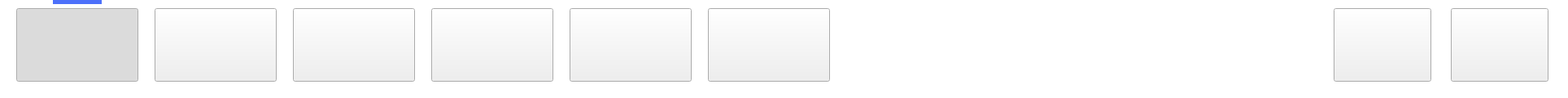
     <widget class="QFrame" name="frame_NaviPanel">
      <property name="maximumSize">
       <size>
        <width>16777215</width>
        <height>120</height>
       </size>
      </property>
      <property name="styleSheet">
       <string notr="true">QFrame{
    background-color:#FFFFFF;
    border:none;
}</string>
      </property>
      <property name="frameShape">
       <enum>QFrame::StyledPanel</enum>
      </property>
      <property name="frameShadow">
       <enum>QFrame::Raised</enum>
      </property>
      <layout class="QHBoxLayout" name="horizontalLayout_5">
       <property name="spacing">
        <number>20</number>
       </property>
       <property name="leftMargin">
        <number>20</number>
       </property>
       <property name="topMargin">
        <number>0</number>
       </property>
       <property name="rightMargin">
        <number>20</number>
       </property>
       <property name="bottomMargin">
        <number>10</number>
       </property>
       <item>
        <layout class="QVBoxLayout" name="verticalLayout_3">
         <property name="spacing">
          <number>5</number>
         </property>
         <item>
          <layout class="QHBoxLayout" name="horizontalLayout_2">
           <property name="spacing">
            <number>0</number>
           </property>
           <item>
            <widget class="QPushButton" name="pushButton_4">
             <property name="maximumSize">
              <size>
               <width>16777215</width>
               <height>5</height>
              </size>
             </property>
             <property name="styleSheet">
              <string notr="true">QPushButton{
 border:none;
background-color:#FFFFFF;
}</string>
             </property>
             <property name="text">
              <string/>
             </property>
            </widget>
           </item>
           <item>
            <widget class="QPushButton" name="btn_Jobs_Dec">
             <property name="minimumSize">
              <size>
               <width>60</width>
               <height>5</height>
              </size>
             </property>
             <property name="maximumSize">
              <size>
               <width>60</width>
               <height>5</height>
              </size>
             </property>
             <property name="styleSheet">
              <string notr="true">QPushButton{
	border:none;
	background-color:#FFFFFF;
}

QPushButton:checked{
	background-color:#4C70FA;
}</string>
             </property>
             <property name="text">
              <string/>
             </property>
             <property name="checkable">
              <bool>true</bool>
             </property>
             <property name="checked">
              <bool>true</bool>
             </property>
            </widget>
           </item>
           <item>
            <widget class="QPushButton" name="pushButton_5">
             <property name="maximumSize">
              <size>
               <width>16777215</width>
               <height>5</height>
              </size>
             </property>
             <property name="styleSheet">
              <string notr="true">QPushButton{
 border:none;
background-color:#FFFFFF;
}</string>
             </property>
             <property name="text">
              <string/>
             </property>
            </widget>
           </item>
          </layout>
         </item>
         <item>
          <widget class="ISTAR::Framework::NaviButton" name="btn_Jobs">
           <property name="enabled">
            <bool>true</bool>
           </property>
           <property name="minimumSize">
            <size>
             <width>150</width>
             <height>90</height>
            </size>
           </property>
           <property name="maximumSize">
            <size>
             <width>150</width>
             <height>90</height>
            </size>
           </property>
           <property name="text">
            <string/>
           </property>
           <property name="checkable">
            <bool>true</bool>
           </property>
           <property name="checked">
            <bool>true</bool>
           </property>
           <attribute name="buttonGroup">
            <string notr="true">buttonGroup</string>
           </attribute>
          </widget>
         </item>
         <item>
          <spacer name="verticalSpacer_2">
           <property name="orientation">
            <enum>Qt::Vertical</enum>
           </property>
           <property name="sizeHint" stdset="0">
            <size>
             <width>71</width>
             <height>13</height>
            </size>
           </property>
          </spacer>
         </item>
        </layout>
       </item>
       <item>
        <layout class="QVBoxLayout" name="verticalLayout_6">
         <property name="spacing">
          <number>5</number>
         </property>
         <item>
          <layout class="QHBoxLayout" name="horizontalLayout_6">
           <property name="spacing">
            <number>0</number>
           </property>
           <item>
            <widget class="QPushButton" name="pushButton_10">
             <property name="maximumSize">
              <size>
               <width>16777215</width>
               <height>5</height>
              </size>
             </property>
             <property name="styleSheet">
              <string notr="true">QPushButton{
 border:none;
background-color:#FFFFFF;
}</string>
             </property>
             <property name="text">
              <string/>
             </property>
            </widget>
           </item>
           <item>
            <widget class="QPushButton" name="btn_System_Dec">
             <property name="minimumSize">
              <size>
               <width>60</width>
               <height>5</height>
              </size>
             </property>
             <property name="maximumSize">
              <size>
               <width>60</width>
               <height>5</height>
              </size>
             </property>
             <property name="styleSheet">
              <string notr="true">QPushButton{
	border:none;
	background-color:#FFFFFF;
}

QPushButton:checked{
	background-color:#4C70FA;
}</string>
             </property>
             <property name="text">
              <string/>
             </property>
             <property name="checkable">
              <bool>true</bool>
             </property>
            </widget>
           </item>
           <item>
            <widget class="QPushButton" name="pushButton_11">
             <property name="maximumSize">
              <size>
               <width>16777215</width>
               <height>5</height>
              </size>
             </property>
             <property name="styleSheet">
              <string notr="true">QPushButton{
 border:none;
background-color:#FFFFFF;
}</string>
             </property>
             <property name="text">
              <string/>
             </property>
            </widget>
           </item>
          </layout>
         </item>
         <item>
          <widget class="ISTAR::Framework::NaviButton" name="btn_System">
           <property name="enabled">
            <bool>true</bool>
           </property>
           <property name="minimumSize">
            <size>
             <width>150</width>
             <height>90</height>
            </size>
           </property>
           <property name="maximumSize">
            <size>
             <width>150</width>
             <height>90</height>
            </size>
           </property>
           <property name="text">
            <string/>
           </property>
           <property name="checkable">
            <bool>true</bool>
           </property>
           <attribute name="buttonGroup">
            <string notr="true">buttonGroup</string>
           </attribute>
          </widget>
         </item>
         <item>
          <spacer name="verticalSpacer_5">
           <property name="orientation">
            <enum>Qt::Vertical</enum>
           </property>
           <property name="sizeHint" stdset="0">
            <size>
             <width>71</width>
             <height>13</height>
            </size>
           </property>
          </spacer>
         </item>
        </layout>
       </item>
       <item>
        <layout class="QVBoxLayout" name="verticalLayout_4">
         <property name="spacing">
          <number>5</number>
         </property>
         <item>
          <layout class="QHBoxLayout" name="horizontalLayout_3">
           <property name="spacing">
            <number>0</number>
           </property>
           <item>
            <widget class="QPushButton" name="pushButton_6">
             <property name="maximumSize">
              <size>
               <width>16777215</width>
               <height>5</height>
              </size>
             </property>
             <property name="styleSheet">
              <string notr="true">QPushButton{
 border:none;
background-color:#FFFFFF;
}</string>
             </property>
             <property name="text">
              <string/>
             </property>
            </widget>
           </item>
           <item>
            <widget class="QPushButton" name="btn_Recipes_Dec">
             <property name="minimumSize">
              <size>
               <width>60</width>
               <height>5</height>
              </size>
             </property>
             <property name="maximumSize">
              <size>
               <width>60</width>
               <height>5</height>
              </size>
             </property>
             <property name="styleSheet">
              <string notr="true">QPushButton{
	border:none;
	background-color:#FFFFFF;
}

QPushButton:checked{
	background-color:#4C70FA;
}</string>
             </property>
             <property name="text">
              <string/>
             </property>
             <property name="checkable">
              <bool>true</bool>
             </property>
            </widget>
           </item>
           <item>
            <widget class="QPushButton" name="pushButton_7">
             <property name="maximumSize">
              <size>
               <width>16777215</width>
               <height>5</height>
              </size>
             </property>
             <property name="styleSheet">
              <string notr="true">QPushButton{
 border:none;
background-color:#FFFFFF;
}</string>
             </property>
             <property name="text">
              <string/>
             </property>
            </widget>
           </item>
          </layout>
         </item>
         <item>
          <widget class="ISTAR::Framework::NaviButton" name="btn_Recipes">
           <property name="enabled">
            <bool>true</bool>
           </property>
           <property name="minimumSize">
            <size>
             <width>150</width>
             <height>90</height>
            </size>
           </property>
           <property name="maximumSize">
            <size>
             <width>150</width>
             <height>90</height>
            </size>
           </property>
           <property name="text">
            <string/>
           </property>
           <property name="checkable">
            <bool>true</bool>
           </property>
           <attribute name="buttonGroup">
            <string notr="true">buttonGroup</string>
           </attribute>
          </widget>
         </item>
         <item>
          <spacer name="verticalSpacer_3">
           <property name="orientation">
            <enum>Qt::Vertical</enum>
           </property>
           <property name="sizeHint" stdset="0">
            <size>
             <width>71</width>
             <height>13</height>
            </size>
           </property>
          </spacer>
         </item>
        </layout>
       </item>
       <item>
        <layout class="QVBoxLayout" name="verticalLayout_9">
         <property name="spacing">
          <number>5</number>
         </property>
         <item>
          <layout class="QHBoxLayout" name="horizontalLayout_9">
           <property name="spacing">
            <number>0</number>
           </property>
           <item>
            <widget class="QPushButton" name="pushButton_16">
             <property name="maximumSize">
              <size>
               <width>16777215</width>
               <height>5</height>
              </size>
             </property>
             <property name="styleSheet">
              <string notr="true">QPushButton{
 border:none;
background-color:#FFFFFF;
}</string>
             </property>
             <property name="text">
              <string/>
             </property>
            </widget>
           </item>
           <item>
            <widget class="QPushButton" name="btn_DataLog_Dec">
             <property name="minimumSize">
              <size>
               <width>60</width>
               <height>5</height>
              </size>
             </property>
             <property name="maximumSize">
              <size>
               <width>60</width>
               <height>5</height>
              </size>
             </property>
             <property name="styleSheet">
              <string notr="true">QPushButton{
	border:none;
	background-color:#FFFFFF;
}

QPushButton:checked{
	background-color:#4C70FA;
}</string>
             </property>
             <property name="text">
              <string/>
             </property>
             <property name="checkable">
              <bool>true</bool>
             </property>
            </widget>
           </item>
           <item>
            <widget class="QPushButton" name="pushButton_17">
             <property name="maximumSize">
              <size>
               <width>16777215</width>
               <height>5</height>
              </size>
             </property>
             <property name="styleSheet">
              <string notr="true">QPushButton{
 border:none;
background-color:#FFFFFF;
}</string>
             </property>
             <property name="text">
              <string/>
             </property>
            </widget>
           </item>
          </layout>
         </item>
         <item>
          <widget class="ISTAR::Framework::NaviButton" name="btn_DataLog">
           <property name="enabled">
            <bool>true</bool>
           </property>
           <property name="minimumSize">
            <size>
             <width>150</width>
             <height>90</height>
            </size>
           </property>
           <property name="maximumSize">
            <size>
             <width>150</width>
             <height>90</height>
            </size>
           </property>
           <property name="text">
            <string/>
           </property>
           <property name="checkable">
            <bool>true</bool>
           </property>
           <attribute name="buttonGroup">
            <string notr="true">buttonGroup</string>
           </attribute>
          </widget>
         </item>
         <item>
          <spacer name="verticalSpacer_8">
           <property name="orientation">
            <enum>Qt::Vertical</enum>
           </property>
           <property name="sizeHint" stdset="0">
            <size>
             <width>71</width>
             <height>13</height>
            </size>
           </property>
          </spacer>
         </item>
        </layout>
       </item>
       <item>
        <layout class="QVBoxLayout" name="verticalLayout_8">
         <property name="spacing">
          <number>5</number>
         </property>
         <item>
          <layout class="QHBoxLayout" name="horizontalLayout_8">
           <property name="spacing">
            <number>0</number>
           </property>
           <item>
            <widget class="QPushButton" name="pushButton_14">
             <property name="maximumSize">
              <size>
               <width>16777215</width>
               <height>5</height>
              </size>
             </property>
             <property name="styleSheet">
              <string notr="true">QPushButton{
 border:none;
background-color:#FFFFFF;
}</string>
             </property>
             <property name="text">
              <string/>
             </property>
            </widget>
           </item>
           <item>
            <widget class="QPushButton" name="btn_Setup_Dec">
             <property name="minimumSize">
              <size>
               <width>60</width>
               <height>5</height>
              </size>
             </property>
             <property name="maximumSize">
              <size>
               <width>60</width>
               <height>5</height>
              </size>
             </property>
             <property name="styleSheet">
              <string notr="true">QPushButton{
	border:none;
	background-color:#FFFFFF;
}

QPushButton:checked{
	background-color:#4C70FA;
}</string>
             </property>
             <property name="text">
              <string/>
             </property>
             <property name="checkable">
              <bool>true</bool>
             </property>
            </widget>
           </item>
           <item>
            <widget class="QPushButton" name="pushButton_15">
             <property name="maximumSize">
              <size>
               <width>16777215</width>
               <height>5</height>
              </size>
             </property>
             <property name="styleSheet">
              <string notr="true">QPushButton{
 border:none;
background-color:#FFFFFF;
}</string>
             </property>
             <property name="text">
              <string/>
             </property>
            </widget>
           </item>
          </layout>
         </item>
         <item>
          <widget class="ISTAR::Framework::NaviButton" name="btn_Setup">
           <property name="enabled">
            <bool>true</bool>
           </property>
           <property name="minimumSize">
            <size>
             <width>150</width>
             <height>90</height>
            </size>
           </property>
           <property name="maximumSize">
            <size>
             <width>150</width>
             <height>90</height>
            </size>
           </property>
           <property name="text">
            <string/>
           </property>
           <property name="checkable">
            <bool>true</bool>
           </property>
           <attribute name="buttonGroup">
            <string notr="true">buttonGroup</string>
           </attribute>
          </widget>
         </item>
         <item>
          <spacer name="verticalSpacer_7">
           <property name="orientation">
            <enum>Qt::Vertical</enum>
           </property>
           <property name="sizeHint" stdset="0">
            <size>
             <width>71</width>
             <height>13</height>
            </size>
           </property>
          </spacer>
         </item>
        </layout>
       </item>
       <item>
        <layout class="QVBoxLayout" name="verticalLayout_7">
         <property name="spacing">
          <number>5</number>
         </property>
         <item>
          <layout class="QHBoxLayout" name="horizontalLayout_7">
           <property name="spacing">
            <number>0</number>
           </property>
           <item>
            <widget class="QPushButton" name="pushButton_12">
             <property name="maximumSize">
              <size>
               <width>16777215</width>
               <height>5</height>
              </size>
             </property>
             <property name="styleSheet">
              <string notr="true">QPushButton{
 border:none;
background-color:#FFFFFF;
}</string>
             </property>
             <property name="text">
              <string/>
             </property>
            </widget>
           </item>
           <item>
            <widget class="QPushButton" name="btn_Metrology_Dec">
             <property name="minimumSize">
              <size>
               <width>60</width>
               <height>5</height>
              </size>
             </property>
             <property name="maximumSize">
              <size>
               <width>60</width>
               <height>5</height>
              </size>
             </property>
             <property name="styleSheet">
              <string notr="true">QPushButton{
	border:none;
	background-color:#FFFFFF;
}

QPushButton:checked{
	background-color:#4C70FA;
}</string>
             </property>
             <property name="text">
              <string/>
             </property>
             <property name="checkable">
              <bool>true</bool>
             </property>
            </widget>
           </item>
           <item>
            <widget class="QPushButton" name="pushButton_13">
             <property name="maximumSize">
              <size>
               <width>16777215</width>
               <height>5</height>
              </size>
             </property>
             <property name="styleSheet">
              <string notr="true">QPushButton{
 border:none;
background-color:#FFFFFF;
}</string>
             </property>
             <property name="text">
              <string/>
             </property>
            </widget>
           </item>
          </layout>
         </item>
         <item>
          <widget class="ISTAR::Framework::NaviButton" name="btn_Metrology">
           <property name="enabled">
            <bool>true</bool>
           </property>
           <property name="minimumSize">
            <size>
             <width>150</width>
             <height>90</height>
            </size>
           </property>
           <property name="maximumSize">
            <size>
             <width>150</width>
             <height>90</height>
            </size>
           </property>
           <property name="text">
            <string/>
           </property>
           <property name="checkable">
            <bool>true</bool>
           </property>
           <attribute name="buttonGroup">
            <string notr="true">buttonGroup</string>
           </attribute>
          </widget>
         </item>
         <item>
          <spacer name="verticalSpacer_6">
           <property name="orientation">
            <enum>Qt::Vertical</enum>
           </property>
           <property name="sizeHint" stdset="0">
            <size>
             <width>71</width>
             <height>13</height>
            </size>
           </property>
          </spacer>
         </item>
        </layout>
       </item>
       <item>
        <spacer name="horizontalSpacer">
         <property name="orientation">
          <enum>Qt::Horizontal</enum>
         </property>
         <property name="sizeHint" stdset="0">
          <size>
           <width>599</width>
           <height>20</height>
          </size>
         </property>
        </spacer>
       </item>
       <item>
        <layout class="QVBoxLayout" name="verticalLayout_11">
         <property name="spacing">
          <number>5</number>
         </property>
         <item>
          <layout class="QHBoxLayout" name="horizontalLayout_11">
           <property name="spacing">
            <number>0</number>
           </property>
           <item>
            <widget class="QPushButton" name="pushButton_20">
             <property name="maximumSize">
              <size>
               <width>16777215</width>
               <height>5</height>
              </size>
             </property>
             <property name="styleSheet">
              <string notr="true">QPushButton{
 border:none;
background-color:#FFFFFF;
}</string>
             </property>
             <property name="text">
              <string/>
             </property>
            </widget>
           </item>
           <item>
            <widget class="QPushButton" name="btn_Alarms_Dec">
             <property name="minimumSize">
              <size>
               <width>60</width>
               <height>5</height>
              </size>
             </property>
             <property name="maximumSize">
              <size>
               <width>60</width>
               <height>5</height>
              </size>
             </property>
             <property name="styleSheet">
              <string notr="true">QPushButton{
	border:none;
	background-color:#FFFFFF;
}

QPushButton:checked{
	background-color:#4C70FA;
}</string>
             </property>
             <property name="text">
              <string/>
             </property>
             <property name="checkable">
              <bool>true</bool>
             </property>
            </widget>
           </item>
           <item>
            <widget class="QPushButton" name="pushButton_21">
             <property name="maximumSize">
              <size>
               <width>16777215</width>
               <height>5</height>
              </size>
             </property>
             <property name="styleSheet">
              <string notr="true">QPushButton{
 border:none;
background-color:#FFFFFF;
}</string>
             </property>
             <property name="text">
              <string/>
             </property>
            </widget>
           </item>
          </layout>
         </item>
         <item>
          <widget class="ISTAR::Framework::NaviButton" name="btn_Alarms">
           <property name="enabled">
            <bool>true</bool>
           </property>
           <property name="minimumSize">
            <size>
             <width>120</width>
             <height>90</height>
            </size>
           </property>
           <property name="maximumSize">
            <size>
             <width>120</width>
             <height>90</height>
            </size>
           </property>
           <property name="text">
            <string/>
           </property>
           <property name="checkable">
            <bool>true</bool>
           </property>
           <attribute name="buttonGroup">
            <string notr="true">buttonGroup</string>
           </attribute>
          </widget>
         </item>
         <item>
          <spacer name="verticalSpacer_10">
           <property name="orientation">
            <enum>Qt::Vertical</enum>
           </property>
           <property name="sizeHint" stdset="0">
            <size>
             <width>71</width>
             <height>13</height>
            </size>
           </property>
          </spacer>
         </item>
        </layout>
       </item>
       <item>
        <layout class="QVBoxLayout" name="verticalLayout_10">
         <property name="spacing">
          <number>5</number>
         </property>
         <item>
          <layout class="QHBoxLayout" name="horizontalLayout_10">
           <property name="spacing">
            <number>0</number>
           </property>
           <item>
            <widget class="QPushButton" name="pushButton_18">
             <property name="maximumSize">
              <size>
               <width>16777215</width>
               <height>5</height>
              </size>
             </property>
             <property name="styleSheet">
              <string notr="true">QPushButton{
 border:none;
background-color:#FFFFFF;
}</string>
             </property>
             <property name="text">
              <string/>
             </property>
            </widget>
           </item>
           <item>
            <widget class="QPushButton" name="btn_Help_Dec">
             <property name="minimumSize">
              <size>
               <width>60</width>
               <height>5</height>
              </size>
             </property>
             <property name="maximumSize">
              <size>
               <width>60</width>
               <height>5</height>
              </size>
             </property>
             <property name="styleSheet">
              <string notr="true">QPushButton{
	border:none;
	background-color:#FFFFFF;
}

QPushButton:checked{
	background-color:#4C70FA;
}</string>
             </property>
             <property name="text">
              <string/>
             </property>
             <property name="checkable">
              <bool>true</bool>
             </property>
            </widget>
           </item>
           <item>
            <widget class="QPushButton" name="pushButton_19">
             <property name="maximumSize">
              <size>
               <width>16777215</width>
               <height>5</height>
              </size>
             </property>
             <property name="styleSheet">
              <string notr="true">QPushButton{
 border:none;
background-color:#FFFFFF;
}</string>
             </property>
             <property name="text">
              <string/>
             </property>
            </widget>
           </item>
          </layout>
         </item>
         <item>
          <widget class="ISTAR::Framework::NaviButton" name="btn_Help">
           <property name="enabled">
            <bool>true</bool>
           </property>
           <property name="minimumSize">
            <size>
             <width>120</width>
             <height>90</height>
            </size>
           </property>
           <property name="maximumSize">
            <size>
             <width>120</width>
             <height>90</height>
            </size>
           </property>
           <property name="text">
            <string/>
           </property>
           <property name="checkable">
            <bool>true</bool>
           </property>
           <attribute name="buttonGroup">
            <string notr="true">buttonGroup</string>
           </attribute>
          </widget>
         </item>
         <item>
          <spacer name="verticalSpacer_9">
           <property name="orientation">
            <enum>Qt::Vertical</enum>
           </property>
           <property name="sizeHint" stdset="0">
            <size>
             <width>71</width>
             <height>13</height>
            </size>
           </property>
          </spacer>
         </item>
        </layout>
       </item>
      </layout>
     </widget>
